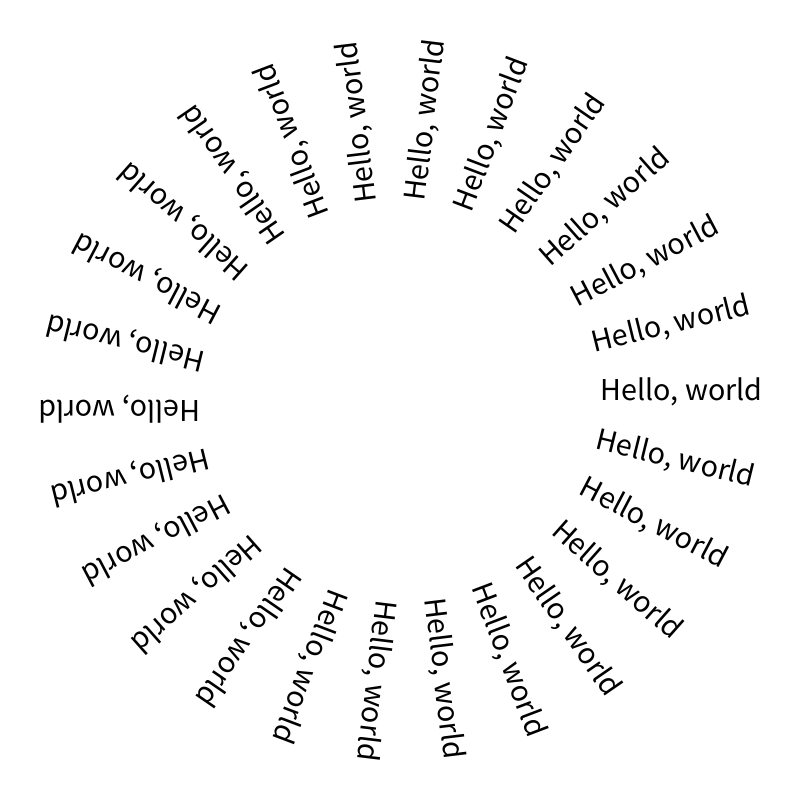
Frame 1 (no input)
Frame 2 (the mouse pressed at the canvas centre, redrawn once): identical to frame 1, image omitted

The Processing sketch that drew this single still picture (run headless with seeded random() and noise(); the mouse was pressed at the canvas centre and the sketch redrawn once):

// Processing sketch: sketch_0510
// ── sketch_0510.pde
float radius = 200;

void setup() {
  size(800, 800);
  noLoop();
  textSize(32);
  fill(0);
}

void draw() {
  background(255);
  translate(width / 2, height / 2);
  
  float num = 26;
  float dist = 200;
  float inc = PI * 2 / num;
  
  for (float i = 0; i < PI * 2; i += inc) {
    float x = cos(i) * dist;
    float y = sin(i) * dist;
    push();
    translate(x, y);
    rotate(i);
    text("Hello, world", 0, 0);
    pop();
  }
  
  //without trig
  //for (float i = 0; i < PI * 2; i += inc) {
  //  push();
  //  rotate(i);
  //  text("Hello, world", dist, 0);
  //  pop();
  //}
}
